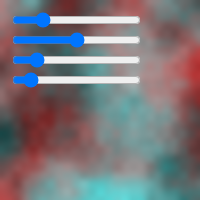
Frame 1 (no input)
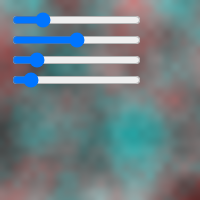
Frame 60 (no input)
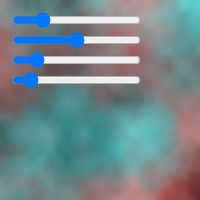
Frame 120 (the mouse pressed at the canvas centre since frame 60)

The p5.js sketch that drew these frames (run headless with seeded random() and noise() and a simulated clock; from frame 60 on, the mouse is pressed at the canvas centre):

// p5.js sketch
// ── sketch.js

/* Exercises 0.8 & 0.9 */

let octavesSlider;
let falloffSlider;
let noiseScaleSlider;
let timeScaleSlider;

function setup() {
    createCanvas(200, 200);

    octavesSlider = createSlider(1, 16, 4, 1);
    octavesSlider.position(10, 10);

    falloffSlider = createSlider(0, 1, 0.5, 0.01);
    falloffSlider.position(10, 30);

    noiseScaleSlider = createSlider(0, 0.1, 0.015, 0.001);
    noiseScaleSlider.position(10, 50);

    timeScaleSlider = createSlider(0, 0.1, 0.01, 0.001);
    timeScaleSlider.position(10, 70);
}

function draw() {
    noiseDetail(octavesSlider.value(), falloffSlider.value());

    loadPixels();

    let idx, nx, ny, bright;
    let ns = noiseScaleSlider.value();
    let ts = timeScaleSlider.value()
    for (let x = 0; x < width; x++) {
        for (let y = 0; y < height; y++) {
            nx = ns*x;
            ny = ns*y;
            nt = ts*frameCount;

            idx = (y * width + x) * 4;
            pixels[idx] = 255 * noise(nx, ny, nt);
            pixels[idx+1] = 255 * noise(nx+1000, ny+1000, nt);
            pixels[idx+2] = pixels[idx+1];
            pixels[idx+3] = 255;
        }
    }

    updatePixels();
}
